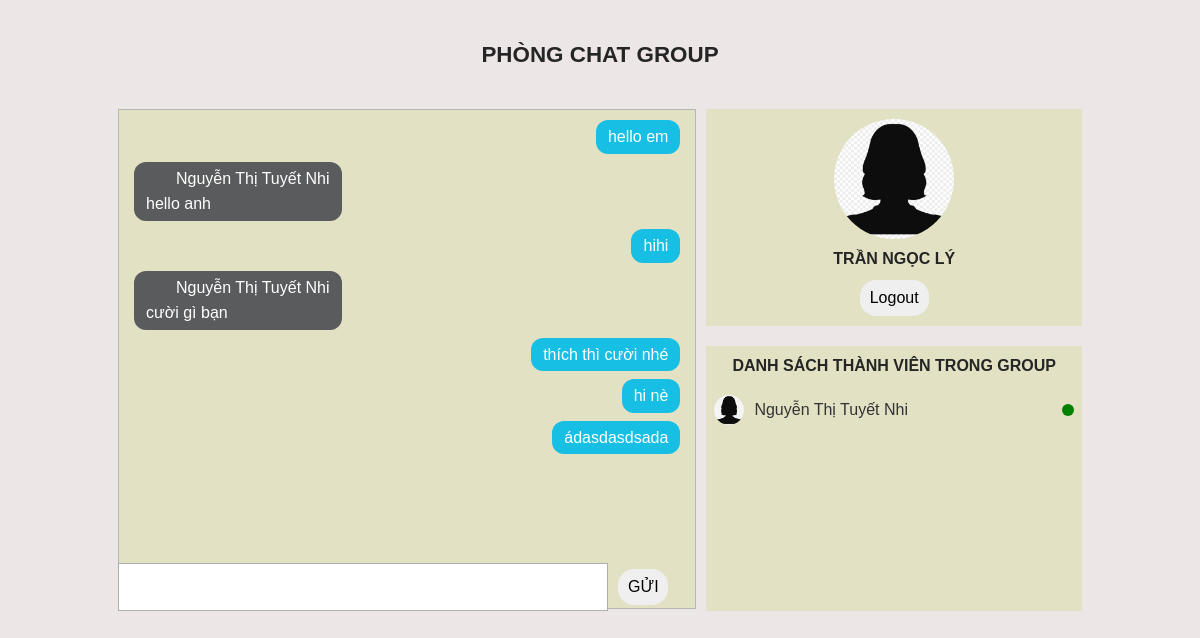
The page /chatgroup.php?id-group=12 (signed in) on the database its author committed.
### tables this page shows
CREATE TABLE `tbl_chat_group` (
  `id` int(11) NOT NULL,
  `id_group` int(11) NOT NULL,
  `id_member` int(11) NOT NULL,
  `message` varchar(255) NOT NULL,
  `created_on` timestamp NOT NULL DEFAULT current_timestamp() ON UPDATE current_timestamp()
);

CREATE TABLE `tbl_members` (
  `id_member` int(11) NOT NULL,
  `name_member` varchar(100) NOT NULL,
  `email_member` varchar(100) NOT NULL,
  `password_member` varchar(150) NOT NULL,
  `profile_member` varchar(100) NOT NULL,
  `status_member` enum('Disabled','Enable') NOT NULL,
  `verification_code_member` varchar(100) NOT NULL,
  `login_status_member` enum('Logout','Login') NOT NULL,
  `created_on_member` varchar(50) NOT NULL
);

### db/database.php (called while the page is built)
<?php
class database{
    function connect(){
        $connect = new PDO("mysql:host=localhost; dbname=db_chatbot", "root", "");
        return $connect;
    }
}
?>

### query/group_chat.php (called while the page is built, shortened)
<?php
class group_chat{
    protected $connect;
    public function __construct()
	{
		require_once('./db/database.php');
		$database_object = new database;
		$this->connect = $database_object->connect();
	}
    public function getMessageInGroup($id_group){
        $query = "
            SELECT *
            FROM tbl_chat_group
            WHERE id_group = $id_group
        ";
        $statement = $this->connect->prepare($query);
        if($statement->execute())
		{
			return $statement->fetchAll();
		}
		else
		{
			return false;
		}
    }
    public function getMemberInGroup($id_group){
        $query = "
            SELECT DISTINCT id_member
            FROM tbl_chat_group
            WHERE id_group = $id_group
        ";
        $statement = $this->connect->prepare($query);
        if($statement->execute())
		{
			return $statement->fetchAll();
		}
		else
		{
			return false;
		}
    }
}
?>

### query/member.php (called while the page is built, shortened)
<?php
class member{
	protected $connect;
    public function __construct()
	{
		require_once('./db/database.php');
		$database_object = new database;
		$this->connect = $database_object->connect();
	}
	public function getMemberById($id){
		$query = "
            SELECT *
            FROM tbl_members
			WHERE id_member = $id
			LIMIT 1
		";
        $statement = $this->connect->prepare($query);
        if($statement->execute())
		{
			return $statement->fetchAll();
		}
		else
		{
			return false;
		}
	}
}
?>

### chatgroup.php (the view, shortened to what this page needs)
<?php require_once './inc/header.php'; ?>
<?php
    require_once 'query/member.php';
    require_once 'query/room.php';
    require_once 'query/group_chat.php';
    $member = new \member;
    $group_chat = new \group_chat;
    $getMessageInGroup = $group_chat->getMessageInGroup($_GET['id-group']);
    $getMemberInGroup = $group_chat->getMemberInGroup($_GET['id-group']);
?>
<div class="container">
    <h4 class="aligncenter pb-3">Phòng Chat Group</h4>
    <div class="chat">
        <div class="row">
            <div class="content-chat" id="content-chat-room">
                <div class="bg">
                    <div class="list">
                        <?php
                            if($getMessageInGroup){
                            foreach($getMessageInGroup as $item){
                                $name_member = $member->getMemberById($item['id_member']);
                                if($item['id_member'] != $_SESSION['member']['id_member']){
                        ?>
                                <div class="list-msg left">
                                    <div class="item-msg">
                                        <div class="info">
                                            <div class="img">
                                            </div>
                                            <span class="text-name"><?php echo $name_member[0]['name_member']; ?></span>
                                        </div>
                                        <div class="text-msg">
                                            <p><?php echo $item['message']; ?></p>
                                        </div>
                                    </div>
                                </div>
                        <?php
                                }else{
                                ?>
                                <div class="list-msg right">
                                    <div class="item-msg">
                                        <div class="text-msg">
                                            <p><?php echo $item['message']; ?></p>
                                        </div>
                                    </div>
                                </div>
                                <?php
                                }
                            }
                        }
                        ?>
                    </div>
                    <div class="text-send">
                        <textarea name="" class="input-text" id="input-text-group"></textarea>
                        <input type="submit" class="btn btn-submit" id="btn-submit-group" value="Gửi">
                    </div>
                </div>
            </div>
            <div class="member-chat">
                <div class="img">
                    <img src="./libs/images/ic-women.png" alt="">
                    <h4 class="aligncenter name"><?php echo $_SESSION['member']['name_member']; ?></h4>
                </div>
                <div class="action">
                    <form method="POST" action="chatroom.php">
                        <input type="submit" class="btn btn-primary mt-2 mb-2 logout" name="logout" id="logout" value="Logout" />
                    </form>
                </div>
                <div class="list-member">
                    <h4 class="aligncenter title-list">danh sách thành viên trong group</h4>
                    <div class="list-item">
                        <?php
                            if(count($getMemberInGroup) > 0){
                                foreach($getMemberInGroup as $item){
                                    $name_member = $member->getMemberById($item['id_member']);
                                    if($name_member[0]['login_status_member'] == "Login"){
                                        $status = "<span class='status'></span>";
                                    }else{
                                        $status = "<span class='status red'></span>";
                                    }
                                    if($_SESSION['member']['id_member'] != $name_member[0]['id_member']){
                        ?>
                                            <a href="./chatmember.php?member=<?php echo $item['id_member'];?>">
                                                <div class="item member-<?php echo $item['id_member'];?>">
                                                    <img src="./libs/images/ic-women.png" alt="">
                                                    <div class="item-name">
                                                        <span class="name"><?php echo $name_member[0]['name_member']; ?></span>
                                                        <?php echo $status; ?>
                                                    </div>
                                                </div>
                                            </a>
                        <?php
                                    }
                                }
                            }
                        ?>
                    </div>
                </div>
            </div>
        </div>
    </div>
</div>
<?php require_once './inc/footer.php'; ?>

### rows shown on the page
tbl_chat_group: message "hello em"
tbl_chat_group: id_member.name_member "Nguyễn Thị Tuyết Nhi", message "hello anh"
tbl_chat_group: message "hihi"
tbl_chat_group: id_member.name_member "Nguyễn Thị Tuyết Nhi", message "cười gì bạn"
tbl_chat_group: message "thích thì cười nhé"
tbl_chat_group: message "hi nè"
tbl_chat_group: message "ádasdasdsada"
tbl_members: name_member "Nguyễn Thị Tuyết Nhi", login_status_member "Login" (drawn)

### other values the page prints
$_SESSION['member']['name_member'] "TRẦN NGỌC LÝ"
